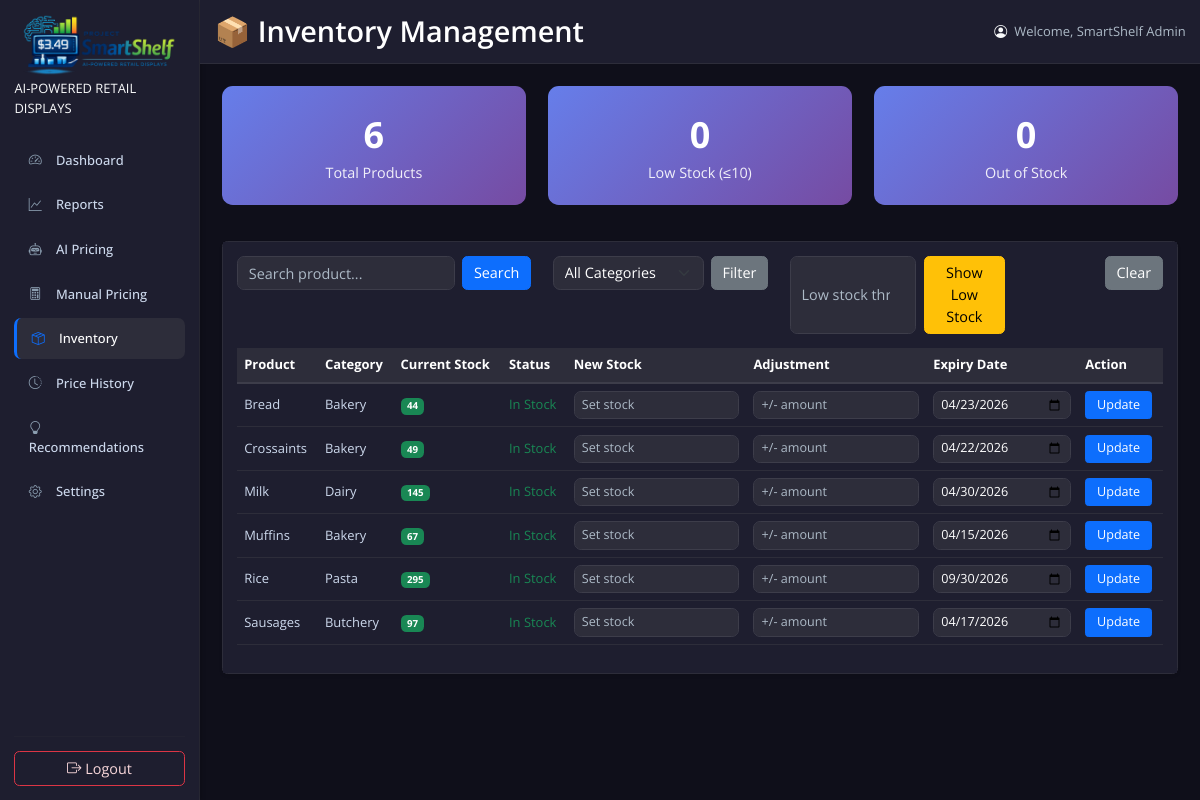
The page /ProjectSmartShelf/inventory-management/ (signed in) on the database as committed earlier.
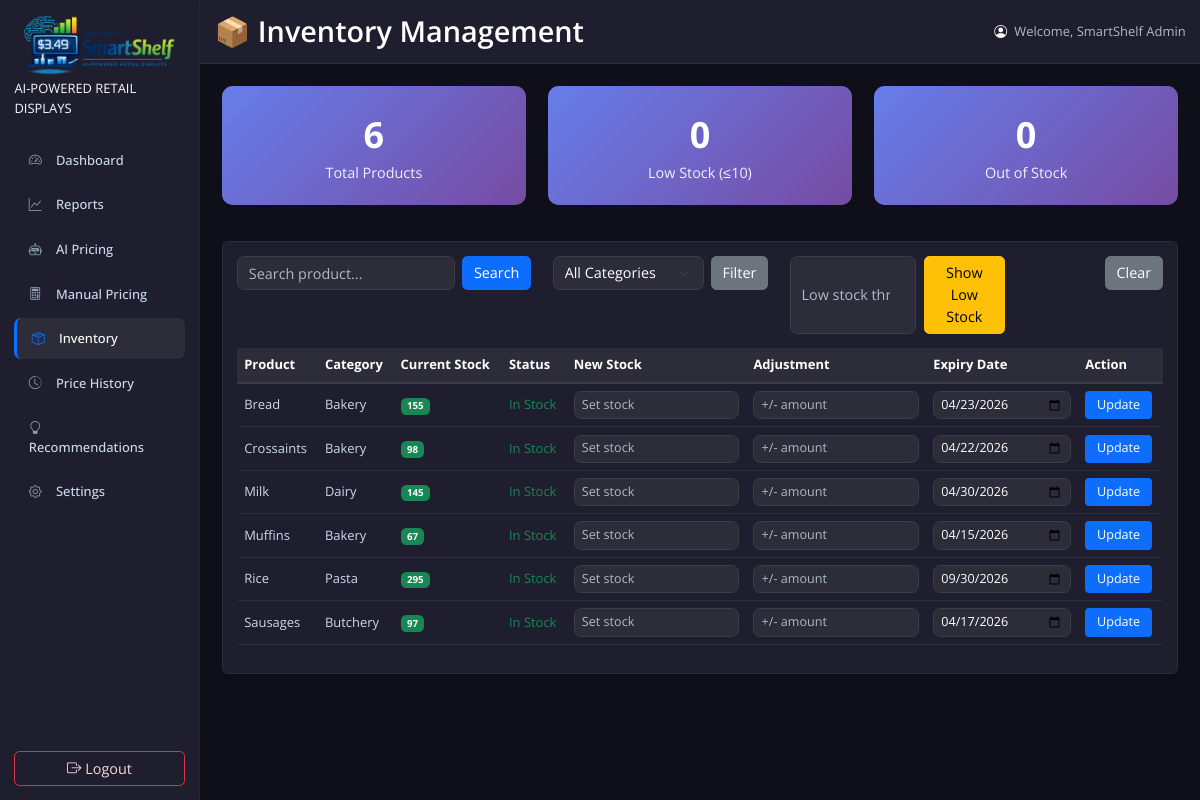
The same page on the database as committed later.
### checkout/models.py (models this page shows, shortened)
class Product(models.Model):
    name = models.CharField(max_length=200)
    category = models.CharField(max_length=100)
    price = models.DecimalField(max_digits=10, decimal_places=2)
    expiry_date=models.DateField(null=True, blank=True)
    inventory_level = models.IntegerField(default=0, help_text='Current stock count')
    lcd_id = models.IntegerField(default=1, help_text="1, 2, or 3 for the shelf display")
    class Meta:
        ordering = ['name']

### ProjectSmartShelf/views.py (the view, shortened to what this page needs)
# urls.py: path("inventory-management/", views.inventory_management_view, name="inventory_management"),
@staff_member_required(login_url='staff_login')
def inventory_management_view(request):
    products = Product.objects.all().order_by('name')
    search_query = request.GET.get('search', '')
    category_filter = request.GET.get('category', '')
    low_stock_filter = request.GET.get('low_stock', '')
    if search_query:
        products = products.filter(name__icontains=search_query)
    if category_filter:
        products = products.filter(category=category_filter)
    if low_stock_filter:
        try:
            threshold = int(low_stock_filter)
            products = products.filter(inventory_level__lte=threshold)
        except ValueError:
            pass  # Ignore invalid threshold
    categories = Product.objects.values_list('category', flat=True).distinct().order_by('category')
    total_products = Product.objects.count()
    low_stock_products = Product.objects.filter(inventory_level__lte=10).count()
    out_of_stock_products = Product.objects.filter(inventory_level=0).count()
    context = {
        'products': products,
        'search_query': search_query,
        'category_filter': category_filter,
        'low_stock_filter': low_stock_filter,
        'categories': categories,
        'total_products': total_products,
        'low_stock_products': low_stock_products,
        'out_of_stock_products': out_of_stock_products,
    }
    return render(request, 'inventory_management.html', context)

### ProjectSmartShelf/context_processors.py (called while the page is built)
def simulated_date(request):
    return {
        'simulated_date': getattr(request, 'simulated_date', None)
    }

### ProjectSmartShelf/templates/inventory_management.html (shortened to what the changed rows need)
{% extends "base.html" %}
{% load static %}
{% block page_title %}📦 Inventory Management{% endblock %}
{% block content %}
<div class="card shadow-sm">
    <div class="card-body">
        <div class="table-responsive">
            <table class="table table-hover align-middle">
                <thead>
                    <tr>
                        <th>Product</th>
                        <th>Category</th>
                        <th>Current Stock</th>
                        <th>Status</th>
                        <th>New Stock</th>
                        <th>Adjustment</th>
                        <th>Expiry Date</th>
                        <th>Action</th>
                    </tr>
                </thead>
                <tbody>
                    {% for product in products %}
                    <tr class="{% if product.inventory_level == 0 %}out-of-stock{% elif product.inventory_level <= 10 %}low-stock{% endif %}">
                        <td>{{ product.name }}</td>
                        <td>{{ product.category }}</td>
                        <td>
                            <span class="badge {% if product.inventory_level == 0 %}bg-danger{% elif product.inventory_level <= 10 %}bg-warning{% else %}bg-success{% endif %}">
                                {{ product.inventory_level }}
                            </span>
                        </td>
                        <td>
                            {% if product.inventory_level == 0 %}
                                <span class="text-danger">Out of Stock</span>
                            {% elif product.inventory_level <= 10 %}
                                <span class="text-warning">Low Stock</span>
                            {% else %}
                                <span class="text-success">In Stock</span>
                            {% endif %}
                        </td>
                        <form method="post">
                            <td><input type="number" min="0" name="new_inventory" class="form-control form-control-sm" placeholder="Set stock"></td>
                            <td><input type="number" name="adjustment" class="form-control form-control-sm" placeholder="+/- amount"></td>
                            <td><input type="date" name="expiry_date" class="form-control form-control-sm" value="{% if product.expiry_date %}{{ product.expiry_date|date:'Y-m-d' }}{% endif %}"></td>
                            <td><button type="submit" class="btn btn-primary btn-sm">Update</button></td>
                        </form>
                    </tr>
                    {% endfor %}
                </tbody>
            </table>
        </div>
    </div>
</div>
{% endblock %}

Rows that differ between the two databases and show on the page:
changed Product "Bread": inventory_level "44" → "155"
changed Product "Crossaints": inventory_level "49" → "98"
